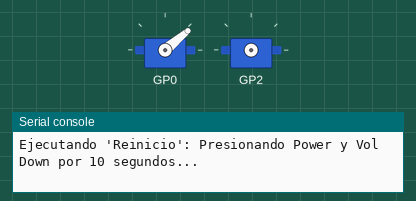
Simulated run of this program. Board: Raspberry Pi Pico running MicroPython. On the bench: 2 × servo, the last lines printed to the serial console. Servo angles are drawn from the pulse width (0.5 ms = 0°, 2.5 ms = 180°). At 4.9 s the program stops and its outputs stay as they are.

Above: at 2.0 s.
At 5.0 s:
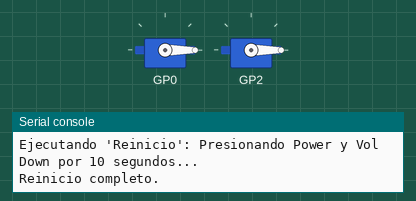
Timing chart, 0 to 6.4 s (numbered marks = the images above):
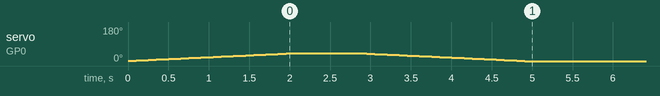

The program:

reboot.py
```python
import time
from machine import Pin, PWM

# Definir clase Servo directamente
class Servo:
    def __init__(self, pin_id):
        self.pwm = PWM(Pin(pin_id))
        self.pwm.freq(50)  # Frecuencia típica para servos (50 Hz)
        self.angle = 0     # Guarda el ángulo actual simulado

    def write(self, angle):
        min_us = 500
        max_us = 2500
        pulse_width = min_us + (angle / 180) * (max_us - min_us)
        duty = int(pulse_width * 65535 / 20000)  # Convertir a duty de 16 bits
        self.pwm.duty_u16(duty)
        self.angle = angle  # Guarda el ángulo para simular "read"

    def read(self):
        return self.angle  # Devuelve el último ángulo registrado

# Configurar servos
power = Servo(pin_id=0)
vol_down = Servo(pin_id=2)

def move_servo_slowly(servo, target_position, delay=0.05, step=1):
    current_position = servo.read()
    while abs(current_position - target_position) > step:
        if current_position < target_position:
            current_position += step
        else:
            current_position -= step
        servo.write(current_position)
        time.sleep(delay)
    servo.write(target_position)  # Asegurar que llega a la posición exacta

# Ejecutar secuencia de reinicio
print("Ejecutando 'Reinicio': Presionando Power y Vol Down por 10 segundos...")
move_servo_slowly(power, 40)
time.sleep(0.5)
move_servo_slowly(vol_down, 0)
time.sleep(0.5)
move_servo_slowly(power, 0)
move_servo_slowly(vol_down, 0)
print("Reinicio completo.")
```

Measured:
- by itself, servo on GP0: rises from 1° to 40° in 1.9 s, then falls to 0° in 3.0 s
